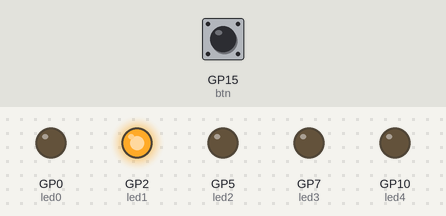
This program was run on a simulated Raspberry Pi Pico running MicroPython. Parts: output pins drawn as LEDs (lit = HIGH). The inputs (shaded band) are chosen by the test bench; at power-on: GP15 (btn) HIGH.

Above: at 1.2 s.
1.3 s: GP15 (btn) pulled LOW for 0.15 s
At 1.9 s:
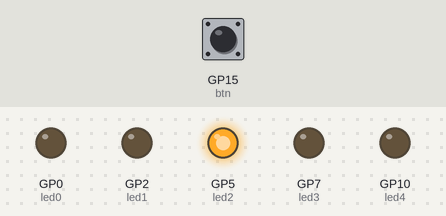
2.9 s: GP15 (btn) pulled LOW for 1 s
At 4.4 s:
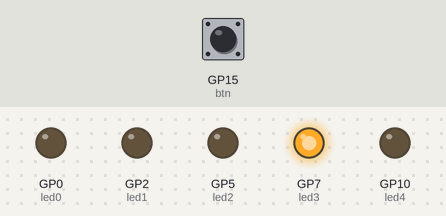
5.4 s: GP15 (btn) pulled LOW for 0.15 s
At 6.2 s:
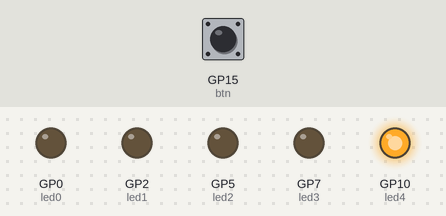
7.0 s: GP15 (btn) pulled LOW for 3.2 s
At 11.6 s:
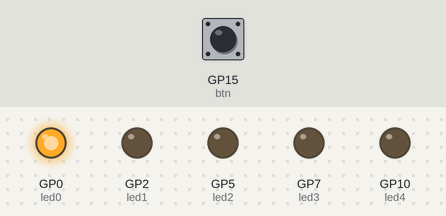
Timing chart, 0 to 12.7 s (numbered marks = the images above; inputs shaded):
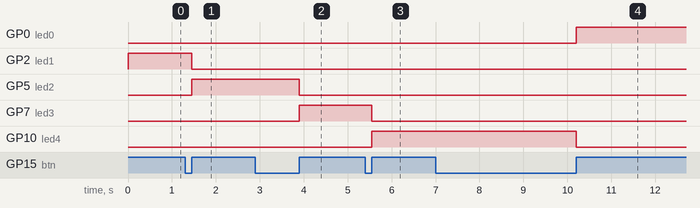

The program:

Cycle5LedsWithButton.py
```python
from machine import Pin
from time import sleep

ledindex = 0
direction = True
sleeptime = 0.05

# Register LED pins
led0 = Pin(0,Pin.OUT)
led1 = Pin(2,Pin.OUT)
led2 = Pin(5,Pin.OUT)
led3 = Pin(7,Pin.OUT)
led4 = Pin(10,Pin.OUT)

# Register Button
btn = Pin(15,Pin.IN,Pin.PULL_UP)
btnlast = False
btnread = False

while True:
    btnread = btn.value()

    # Rotate
    if btnread == 1 and btnread != btnlast:
        ledindex += 1
        if ledindex > 4:
            ledindex = 0
        btnlast = btnread
    elif btnread == 0:
        btnlast = 0

    # Update LED Array
    led0.high() if ledindex == 0 else led0.low()
    led1.high() if ledindex == 1 else led1.low()
    led2.high() if ledindex == 2 else led2.low()
    led3.high() if ledindex == 3 else led3.low()
    led4.high() if ledindex == 4 else led4.low()
```

Measured:
- after the input at 1.3 s, GP2 (led1): HIGH → LOW after 0.15 s; GP5 (led2): LOW → HIGH after 0.15 s
- after the input at 2.9 s, GP5 (led2): HIGH → LOW after 1.0 s; GP7 (led3): LOW → HIGH after 1.0 s
- after the input at 5.4 s, GP7 (led3): HIGH → LOW after 0.15 s; GP10 (led4): LOW → HIGH after 0.15 s
- after the input at 7.0 s, GP0 (led0): LOW → HIGH after 3.2 s; GP10 (led4): HIGH → LOW after 3.2 s
